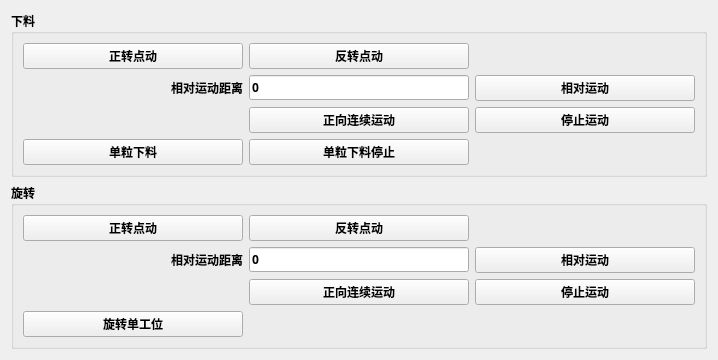
       <widget class="QWidget" name="tab_4">
        <attribute name="title">
         <string/>
        </attribute>
        <layout class="QVBoxLayout" name="verticalLayout_5">
         <item>
          <widget class="QGroupBox" name="groupBox_2">
           <property name="font">
            <font>
             <family>楷体</family>
             <weight>75</weight>
             <bold>true</bold>
            </font>
           </property>
           <property name="title">
            <string>下料</string>
           </property>
           <layout class="QGridLayout" name="gridLayout_7">
            <item row="2" column="1">
             <widget class="QPushButton" name="pB_cmdAxisFeedPosMov">
              <property name="minimumSize">
               <size>
                <width>220</width>
                <height>0</height>
               </size>
              </property>
              <property name="maximumSize">
               <size>
                <width>220</width>
                <height>16777215</height>
               </size>
              </property>
              <property name="font">
               <font>
                <family>楷体</family>
                <weight>75</weight>
                <bold>true</bold>
               </font>
              </property>
              <property name="text">
               <string>正向连续运动</string>
              </property>
             </widget>
            </item>
            <item row="3" column="0">
             <widget class="QPushButton" name="pB_cmdFeedSingle">
              <property name="minimumSize">
               <size>
                <width>220</width>
                <height>0</height>
               </size>
              </property>
              <property name="maximumSize">
               <size>
                <width>220</width>
                <height>16777215</height>
               </size>
              </property>
              <property name="font">
               <font>
                <family>楷体</family>
                <weight>75</weight>
                <bold>true</bold>
               </font>
              </property>
              <property name="text">
               <string>单粒下料</string>
              </property>
             </widget>
            </item>
            <item row="2" column="2">
             <widget class="QPushButton" name="pB_cmdAxisFeedStopMov">
              <property name="minimumSize">
               <size>
                <width>220</width>
                <height>0</height>
               </size>
              </property>
              <property name="maximumSize">
               <size>
                <width>220</width>
                <height>16777215</height>
               </size>
              </property>
              <property name="font">
               <font>
                <family>楷体</family>
                <weight>75</weight>
                <bold>true</bold>
               </font>
              </property>
              <property name="text">
               <string>停止运动</string>
              </property>
             </widget>
            </item>
            <item row="0" column="1">
             <widget class="QPushButton" name="pB_cmdAxisFeedJogNeg">
              <property name="minimumSize">
               <size>
                <width>220</width>
                <height>0</height>
               </size>
              </property>
              <property name="maximumSize">
               <size>
                <width>220</width>
                <height>16777215</height>
               </size>
              </property>
              <property name="font">
               <font>
                <family>楷体</family>
                <weight>75</weight>
                <bold>true</bold>
               </font>
              </property>
              <property name="text">
               <string>反转点动</string>
              </property>
             </widget>
            </item>
            <item row="3" column="1">
             <widget class="QPushButton" name="pB_cmdFeedSingleStop">
              <property name="minimumSize">
               <size>
                <width>220</width>
                <height>0</height>
               </size>
              </property>
              <property name="maximumSize">
               <size>
                <width>220</width>
                <height>16777215</height>
               </size>
              </property>
              <property name="font">
               <font>
                <family>楷体</family>
                <weight>75</weight>
                <bold>true</bold>
               </font>
              </property>
              <property name="text">
               <string>单粒下料停止</string>
              </property>
             </widget>
            </item>
            <item row="0" column="0">
             <widget class="QPushButton" name="pB_cmdAxisFeedJogPos">
              <property name="minimumSize">
               <size>
                <width>220</width>
                <height>0</height>
               </size>
              </property>
              <property name="maximumSize">
               <size>
                <width>220</width>
                <height>16777215</height>
               </size>
              </property>
              <property name="font">
               <font>
                <family>楷体</family>
                <weight>75</weight>
                <bold>true</bold>
               </font>
              </property>
              <property name="text">
               <string>正转点动</string>
              </property>
             </widget>
            </item>
            <item row="1" column="0">
             <widget class="QLabel" name="label_22">
              <property name="minimumSize">
               <size>
                <width>220</width>
                <height>0</height>
               </size>
              </property>
              <property name="maximumSize">
               <size>
                <width>220</width>
                <height>16777215</height>
               </size>
              </property>
              <property name="font">
               <font>
                <family>楷体</family>
                <weight>75</weight>
                <bold>true</bold>
               </font>
              </property>
              <property name="text">
               <string>相对运动距离</string>
              </property>
              <property name="alignment">
               <set>Qt::AlignRight|Qt::AlignTrailing|Qt::AlignVCenter</set>
              </property>
             </widget>
            </item>
            <item row="1" column="1">
             <widget class="QLineEdit" name="lE_AxisFeedRelMovDistance">
              <property name="enabled">
               <bool>true</bool>
              </property>
              <property name="minimumSize">
               <size>
                <width>220</width>
                <height>0</height>
               </size>
              </property>
              <property name="maximumSize">
               <size>
                <width>220</width>
                <height>16777215</height>
               </size>
              </property>
              <property name="text">
               <string>0</string>
              </property>
             </widget>
            </item>
            <item row="1" column="2">
             <widget class="QPushButton" name="pB_cmdAxisFeedRelMov">
              <property name="minimumSize">
               <size>
                <width>220</width>
                <height>0</height>
               </size>
              </property>
              <property name="maximumSize">
               <size>
                <width>220</width>
                <height>16777215</height>
               </size>
              </property>
              <property name="font">
               <font>
                <family>楷体</family>
                <weight>75</weight>
                <bold>true</bold>
               </font>
              </property>
              <property name="text">
               <string>相对运动</string>
              </property>
             </widget>
            </item>
           </layout>
          </widget>
         </item>
         <item>
          <widget class="QGroupBox" name="groupBox_3">
           <property name="font">
            <font>
             <family>楷体</family>
             <weight>75</weight>
             <bold>true</bold>
            </font>
           </property>
           <property name="title">
            <string>旋转</string>
           </property>
           <layout class="QGridLayout" name="gridLayout_8">
            <item row="0" column="0">
             <widget class="QPushButton" name="pB_cmdAxisSwingJogPos">
              <property name="minimumSize">
               <size>
                <width>220</width>
                <height>0</height>
               </size>
              </property>
              <property name="maximumSize">
               <size>
                <width>220</width>
                <height>16777215</height>
               </size>
              </property>
              <property name="font">
               <font>
                <family>楷体</family>
                <weight>75</weight>
                <bold>true</bold>
               </font>
              </property>
              <property name="text">
               <string>正转点动</string>
              </property>
             </widget>
            </item>
            <item row="0" column="1">
             <widget class="QPushButton" name="pB_cmdAxisSwingJogNeg">
              <property name="minimumSize">
               <size>
                <width>220</width>
                <height>0</height>
               </size>
              </property>
              <property name="maximumSize">
               <size>
                <width>220</width>
                <height>16777215</height>
               </size>
              </property>
              <property name="font">
               <font>
                <family>楷体</family>
                <weight>75</weight>
                <bold>true</bold>
               </font>
              </property>
              <property name="text">
               <string>反转点动</string>
              </property>
             </widget>
            </item>
            <item row="2" column="2">
             <widget class="QPushButton" name="pB_cmdAxisSwingStopMov">
              <property name="minimumSize">
               <size>
                <width>220</width>
                <height>0</height>
               </size>
              </property>
              <property name="maximumSize">
               <size>
                <width>220</width>
                <height>16777215</height>
               </size>
              </property>
              <property name="font">
               <font>
                <family>楷体</family>
                <weight>75</weight>
                <bold>true</bold>
               </font>
              </property>
              <property name="text">
               <string>停止运动</string>
              </property>
             </widget>
            </item>
            <item row="2" column="1">
             <widget class="QPushButton" name="pB_cmdAxisSwingPosMov">
              <property name="minimumSize">
               <size>
                <width>220</width>
                <height>0</height>
               </size>
              </property>
              <property name="maximumSize">
               <size>
                <width>220</width>
                <height>16777215</height>
               </size>
              </property>
              <property name="font">
               <font>
                <family>楷体</family>
                <weight>75</weight>
                <bold>true</bold>
               </font>
              </property>
              <property name="text">
               <string>正向连续运动</string>
              </property>
             </widget>
            </item>
            <item row="3" column="0">
             <widget class="QPushButton" name="pB_cmdSwing">
              <property name="minimumSize">
               <size>
                <width>220</width>
                <height>0</height>
               </size>
              </property>
              <property name="maximumSize">
               <size>
                <width>220</width>
                <height>16777215</height>
               </size>
              </property>
              <property name="font">
               <font>
                <family>楷体</family>
                <weight>75</weight>
                <bold>true</bold>
               </font>
              </property>
              <property name="text">
               <string>旋转单工位</string>
              </property>
             </widget>
            </item>
            <item row="1" column="0">
             <widget class="QLabel" name="label_28">
              <property name="minimumSize">
               <size>
                <width>220</width>
                <height>0</height>
               </size>
              </property>
              <property name="maximumSize">
               <size>
                <width>220</width>
                <height>16777215</height>
               </size>
              </property>
              <property name="font">
               <font>
                <family>楷体</family>
                <weight>75</weight>
                <bold>true</bold>
               </font>
              </property>
              <property name="text">
               <string>相对运动距离</string>
              </property>
              <property name="alignment">
               <set>Qt::AlignRight|Qt::AlignTrailing|Qt::AlignVCenter</set>
              </property>
             </widget>
            </item>
            <item row="1" column="2">
             <widget class="QPushButton" name="pB_cmdAxisSwingRelMov">
              <property name="minimumSize">
               <size>
                <width>220</width>
                <height>0</height>
               </size>
              </property>
              <property name="maximumSize">
               <size>
                <width>220</width>
                <height>16777215</height>
               </size>
              </property>
              <property name="font">
               <font>
                <family>楷体</family>
                <weight>75</weight>
                <bold>true</bold>
               </font>
              </property>
              <property name="text">
               <string>相对运动</string>
              </property>
             </widget>
            </item>
            <item row="1" column="1">
             <widget class="QLineEdit" name="lE_AxisSwingRelMovDistance">
              <property name="enabled">
               <bool>true</bool>
              </property>
              <property name="minimumSize">
               <size>
                <width>220</width>
                <height>0</height>
               </size>
              </property>
              <property name="maximumSize">
               <size>
                <width>220</width>
                <height>16777215</height>
               </size>
              </property>
              <property name="text">
               <string>0</string>
              </property>
             </widget>
            </item>
           </layout>
          </widget>
         </item>
        </layout>
       </widget>
